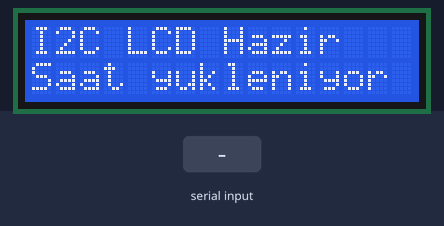
A sketch run on a simulated Arduino Uno, built with avr-gcc and run on an emulated ATmega328P. Parts: 16×2 character LCD. The inputs (shaded band) are chosen by the test bench. The local clock reads 2024-03-15 10:24:30 at power-on unless the sketch sets it; what the sketch prints to the serial monitor is not drawn.

Above: at 1.1 s.
At 1.9 s:
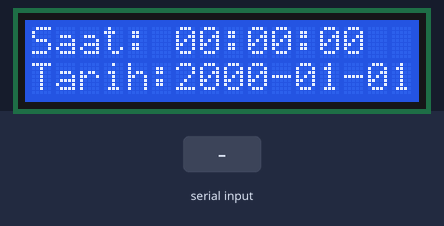
At 3.6 s:
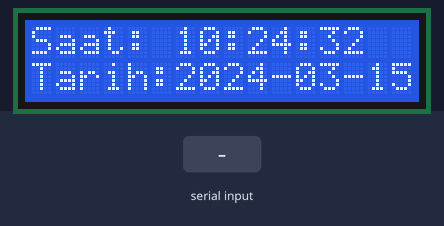
3.7 s: "SET\n" received over Serial
5.5 s: "90,45,200\n" received over Serial
Timing chart, 0 to 8.5 s (numbered marks = the images above; inputs shaded):
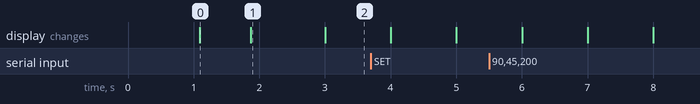

The sketch:

RtcDS1302_03_I2C_LCD_2X16_01.ino
```cpp
#include <ThreeWire.h>
#include <RtcDS1302.h>
#include <Wire.h>
#include <LiquidCrystal_I2C.h>

// ================== DONANIM ==================
// DS1302 pinleri (Arduino UNO örneği)
// DAT -> D4, CLK -> D5, RST/CE -> D2
ThreeWire myWire(4, 5, 2);  // DAT, CLK, RST
RtcDS1302<ThreeWire> Rtc(myWire);

// I2C LCD (senin scanner çıktın: 0x27)
LiquidCrystal_I2C lcd(0x27, 16, 2);

// ================== SERIAL KOMUT OKUMA ==================
String line;

// ================== LCD GÜNCELLEME ==================
unsigned long lastLcdMs = 0;
const unsigned long LCD_PERIOD_MS = 1000;

// Son geçerli değerleri tut (RTC bazen tek okumada "invalid" dönebiliyor)
char lastTbuf[9]  = "--:--:--";     // "HH:MM:SS"
char lastDbuf[11] = "---- -- --";   // "YYYY-MM-DD" yerine placeholder
bool hasLastGood = false;

RtcDateTime now = RtcDateTime(0);

void updateLcdClock() {
  // 1) RTC oku (gerekirse 2 kez dene)
  // RtcDateTime now = Rtc.GetDateTime();
  delay(100);

  char tbuf[9];
  char dbuf[11];

  if (!now.IsValid()) {
    // RTC invalid ise:
    // - Daha önce geçerli değer okuduysak onu göstermeye devam et
    // - Hiç yoksa placeholder bas
    if (hasLastGood) {
      snprintf(tbuf, sizeof(tbuf), "%s", lastTbuf);
      snprintf(dbuf, sizeof(dbuf), "%s", lastDbuf);
    } else {
      snprintf(tbuf, sizeof(tbuf), "--:--:--");
      snprintf(dbuf, sizeof(dbuf), "---- -- --");
    }
  } else {
    snprintf(tbuf, sizeof(tbuf), "%02u:%02u:%02u", now.Hour(), now.Minute(), now.Second());
    snprintf(dbuf, sizeof(dbuf), "%04u-%02u-%02u", now.Year(), now.Month(), now.Day());

    // son iyi değerleri sakla
    snprintf(lastTbuf, sizeof(lastTbuf), "%s", tbuf);
    snprintf(lastDbuf, sizeof(lastDbuf), "%s", dbuf);
    hasLastGood = true;
  }

  // 2) LCD yaz
  lcd.setCursor(0, 0);
  lcd.print("Saat: ");
  lcd.print(tbuf);
  // satır sonunu temizle
  int used0 = 6 + 8; // "Saat: " (6) + HH:MM:SS (8)
  for (int i = used0; i < 16; i++) lcd.print(' ');

  lcd.setCursor(0, 1);
  lcd.print("Tarih:");
  lcd.print(dbuf); // 10 karakter hedef
  int used1 = 6 + 10; // "Tarih:" (6) + YYYY-MM-DD (10)
  for (int i = used1; i < 16; i++) lcd.print(' ');
}

// ================== KOMUTLAR ==================
void printNow() {
  // RtcDateTime now = Rtc.GetDateTime();
  now = Rtc.GetDateTime();

  if (!now.IsValid()) {
    Serial.println("RTC zamani gecersiz (invalid).");
    return;
  }

  char buf[24];
  snprintf(buf, sizeof(buf), "%04u-%02u-%02u %02u:%02u:%02u",
           now.Year(), now.Month(), now.Day(),
           now.Hour(), now.Minute(), now.Second());
  Serial.print("RTC: ");
  Serial.println(buf);
}

bool parseDateTime(const String& str, int& Y, int& Mo, int& D, int& h, int& m, int& s) {
  // "YYYY-MM-DD HH:MM:SS"
  if (str.length() < 19) return false;
  if (str.charAt(4) != '-' || str.charAt(7) != '-' ||
      str.charAt(10) != ' ' ||
      str.charAt(13) != ':' || str.charAt(16) != ':') return false;

  Y  = str.substring(0, 4).toInt();
  Mo = str.substring(5, 7).toInt();
  D  = str.substring(8, 10).toInt();
  h  = str.substring(11, 13).toInt();
  m  = str.substring(14, 16).toInt();
  s  = str.substring(17, 19).toInt();

  if (Y < 2000 || Y > 2099) return false;
  if (Mo < 1 || Mo > 12) return false;
  if (D < 1 || D > 31) return false;
  if (h < 0 || h > 23) return false;
  if (m < 0 || m > 59) return false;
  if (s < 0 || s > 59) return false;

  return true;
}

void handleCommand(String cmd) {
  cmd.trim();

  if (cmd.equalsIgnoreCase("HELP")) {
    Serial.println("Komutlar:");
    Serial.println("  GET");
    Serial.println("  SET YYYY-MM-DD HH:MM:SS   (ornek: SET 2026-01-02 14:45:30)");
    Serial.println("  HELP");
    return;
  }

  if (cmd.equalsIgnoreCase("GET")) {
    printNow();
    updateLcdClock(); // GET sonrası LCD'yi de güncelle
    return;
  }

  if (cmd.startsWith("SET")) {
    String rest = cmd.substring(3);
    rest.trim();

    int Y, Mo, D, h, m, s;
    if (!parseDateTime(rest, Y, Mo, D, h, m, s)) {
      Serial.println("HATA: Format: SET YYYY-MM-DD HH:MM:SS");
      return;
    }

    RtcDateTime dt(Y, Mo, D, h, m, s);
    Rtc.SetDateTime(dt);

    Serial.println("OK: Saat ayarlandi. (GET ile kontrol et)");
    updateLcdClock(); // SET sonrası LCD'yi de güncelle
    return;
  }

  Serial.println("Bilinmeyen komut. HELP yaz.");
}

void setup() {
  Serial.begin(9600);
  delay(1000);

  // RTC
  Rtc.Begin();
  Rtc.SetIsWriteProtected(false);
  if (!Rtc.GetIsRunning()) {
    Rtc.SetIsRunning(true);
  }

  // LCD
  Wire.begin();
  lcd.init();
  lcd.backlight();
  lcd.clear();
  lcd.setCursor(0, 0);
  lcd.print("I2C LCD Hazir");
  lcd.setCursor(0, 1);
  lcd.print("Saat yukleniyor");
  delay(600);

  Serial.println("DS1302 RTC Hazir.");
  Serial.println("Komutlar:");
  Serial.println("  GET");
  Serial.println("  SET YYYY-MM-DD HH:MM:SS   (ornek: SET 2026-01-02 14:45:30)");
  Serial.println("  HELP");

  updateLcdClock();
  lastLcdMs = millis();
}

void loop() {
  // 1) LCD'yi her 1 saniyede bir güncelle (bu blok senin dosyada yorum satırıydı)
  unsigned long nowMs = millis();
  if (nowMs - lastLcdMs >= LCD_PERIOD_MS) {
    lastLcdMs += LCD_PERIOD_MS; // drift azaltır
    // updateLcdClock();
    // handleCommand("GET");
    printNow();
    updateLcdClock();
  }

  // 2) Serial komutlarını oku
  while (Serial.available()) {
    char c = (char)Serial.read();
    if (c == '\n' || c == '\r') {
      if (line.length() > 0) {
        handleCommand(line);
        line = "";
      }
    } else {
      line += c;
      if (line.length() > 80) line.remove(0, line.length());
    }
  }
}
```

Measured:
- what the display in image 0 shows lasts 0.8 s, from 1.1 s to 1.9 s
- what the display in image 1 shows lasts 1.1 s, from 1.9 s to 3.0 s
